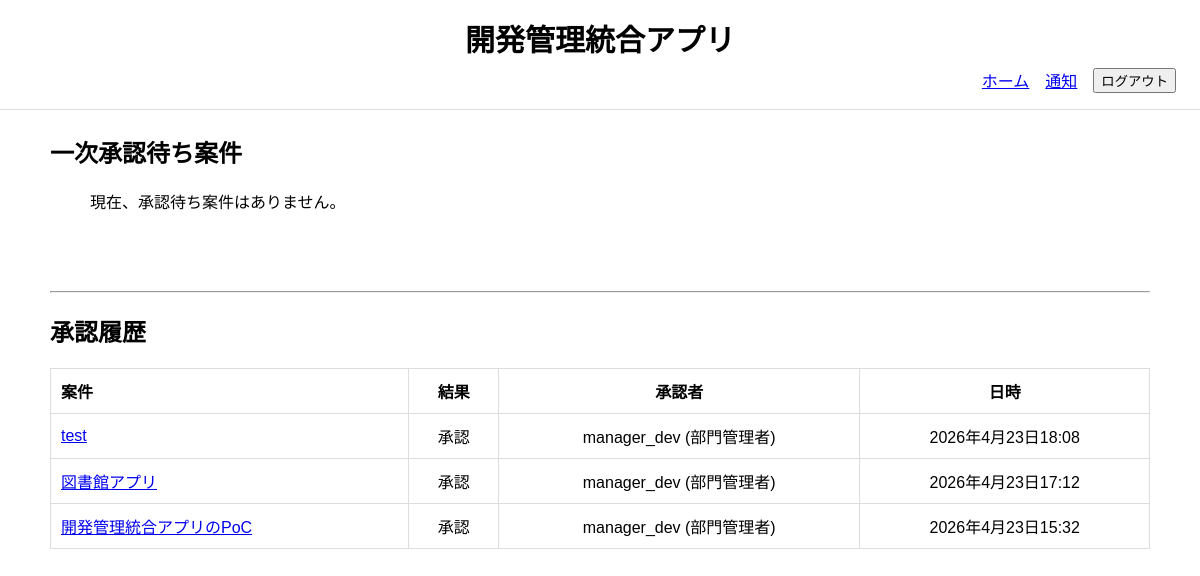
The page /department/approvals/ (signed in) on the database its author committed.
### project_management_app/models.py (models this page shows, shortened)
class Approval(models.Model):
    class Examination(models.TextChoices):
        APPROVED = "approved", "承認"
        REJECTED = "rejected", "却下"
    class ApprovalLevel(models.TextChoices):
        DEPARTMENT = "department", "部門承認"
        HQ = "hq", "本部承認"
    project = models.ForeignKey(
        Project,
        verbose_name="案件",
        on_delete=models.CASCADE,
        related_name="approvals",
    )
    approver = models.ForeignKey(
        CustomUser,
        verbose_name="承認者",
        on_delete=models.PROTECT,
        related_name="approvals",
    )
    level = models.CharField(
        "承認段階",
        max_length=20,
        choices=ApprovalLevel.choices,
    )
    examination = models.CharField(
        "審査",
        max_length=20,
        choices=Examination.choices,
    )
    comment = models.TextField("コメント", null=True, blank=True)
    examined_at = models.DateTimeField("審査日時", default=timezone.now)
    class Meta:
        verbose_name = "承認履歴"
        verbose_name_plural = "承認履歴"
        ordering = ["examined_at"]
        constraints = [
            models.UniqueConstraint(
                fields=["project", "level"],
                name="unique_approval_per_project_level"
            )
        ]

class Project(models.Model):
    class Status(models.TextChoices):
        DRAFT = "draft", "下書き"
        PENDING_MANAGER = "pending_manager", "部門承認待ち"
        PENDING_HQ = "pending_hq", "本部承認待ち"
        APPROVED = "approved", "承認済"
        IN_PROGRESS = "in_progress", "進行中"
        COMPLETED = "completed", "完了"
        REJECTED = "rejected", "却下"
    name = models.CharField("案件名", max_length=200)
    description = models.TextField("目的・概要")
    applicant = models.ForeignKey(
        CustomUser,
        verbose_name="案件担当者",
        on_delete=models.SET_NULL,
        null=True,
        blank=True,
        related_name="applied_projects"
    )
    department = models.ForeignKey(
        Department,
        verbose_name="担当部門",
        on_delete=models.PROTECT,
        related_name="projects",
    )
    estimated_budget = models.DecimalField(
        "予算額", max_digits=12, decimal_places=0
        )
    is_budget_notified = models.BooleanField(default=False)
    progress_rate = models.PositiveIntegerField(
        "全体進捗率",
        default=0,
        validators=[MinValueValidator(0), MaxValueValidator(100)]
    )
    status = models.CharField(
        "ステータス",
        max_length=30,
        choices=Status.choices,
        default=Status.DRAFT
    )
    submitted_at = models.DateField("申請日", null=True, blank=True)
    start_date = models.DateField("開始日", null=True, blank=True)
    due_date = models.DateField("期限", null=True, blank=True)
    approved_at = models.DateField("最終承認日", null=True, blank=True)
    completed_at = models.DateField("完了日", null=True, blank=True)
    created_at = models.DateTimeField("作成日時", auto_now_add=True)
    updated_at = models.DateTimeField("更新日時", auto_now=True)
    class Meta:
        verbose_name = "案件"
        verbose_name_plural = "案件"
        ordering = ["-created_at"]

class CustomUser(AbstractUser):
    class Role(models.TextChoices):
        MEMBER = "member", "タスク担当者"
        APPLICANT = "applicant", "申請者"
        MANAGER = "manager", "部門管理者"
        HQ = "hq", "本部管理者"
    department = models.ForeignKey(
        Department,
        verbose_name="所属部門",
        on_delete=models.PROTECT,
        related_name="users",
        null=True,
        blank=True
    )
    role = models.CharField(
        "ロール",
        max_length=30,
        choices=Role.choices,
        default=Role.APPLICANT
    )
    class Meta:
        verbose_name = "ユーザー"
        verbose_name_plural = "ユーザー"
    def __str__(self):
        return f"{self.username} ({self.get_role_display()})"

### project_management_app/views.py (the view)
# urls.py: path("department/approvals/", DepartmentApprovalListView.as_view(), name="department_approval_list"),
class DepartmentApprovalListView(LoginRequiredMixin, ListView):
    model = Project
    template_name = "project_management_app/department_approval_list.html"
    def get_context_data(self, **kwargs):
        context = super().get_context_data(**kwargs)
        department = self.request.user.department
        context["pending_projects"] = Project.objects.filter(
            department=department,
            status=Project.Status.PENDING_MANAGER
        ).select_related(
            "applicant", "department"
        ).order_by("-created_at")
        context["approval_histories"] = Approval.objects.filter(
            project__department=department,
            level=Approval.ApprovalLevel.DEPARTMENT
        ).select_related(
            "project", "approver"
        ).order_by("-examined_at")[:20]  # 最新20件
        return context

### project_management_app/context_processors.py (called while the page is built)
def notification_count(request):
    if request.user.is_authenticated:
        count = Notification.objects.filter(
            recipient=request.user,
            is_read=False
        ).count()
    else:
        count = 0
    return {
        "unread_notification_count": count
    }

def pending_approval_count(request):
    if request.user.is_authenticated:
        if request.user.role == "manager":
            count = Project.objects.filter(
                department=request.user.department,
                status=Project.Status.PENDING_MANAGER
            ).count()
        elif request.user.role == "hq":
            count = Project.objects.filter(
                status=Project.Status.PENDING_HQ
            ).count()
        else:
            count = 0
    else:
        count = 0
    return {
        "pending_approval_count": count
    }

### project_management_app/templates/project_management_app/department_approval_list.html (shortened to what this page needs)
{% extends "project_management_app/base.html" %}
{% block content %}
<h2>一次承認待ち案件</h2>
<ul>
    {% for project in pending_projects %}
        <li>
            <a href="{% url 'project_detail' project.pk %}">
                『{{ project.name }}』
            </a>
            - {{ project.department }} - {{ project.applicant.username }}
            <a href="{% url 'department_approval' project.pk %}">
                承認
            </a>
        </li>
    {% empty %}
        現在、承認待ち案件はありません。
    {% endfor %}
</ul>
<br><br><br>
<hr>
<h2>承認履歴</h2>
<table>
    <tr>
        <th>案件</th>
        <th>結果</th>
        <th>承認者</th>
        <th>日時</th>
    </tr>
    {% for a in approval_histories %}
    <tr>
        <td>
            <a href="{% url 'project_detail' a.project.pk %}">
                {{ a.project.name }}
            </a>
        </td>
        <td>
            {% if a.examination == a.Examination.APPROVED %}
                承認
            {% else %}
                却下
            {% endif %}
        </td>
        <td>{{ a.approver }}</td>
        <td>{{ a.examined_at }}</td>
    </tr>
    {% endfor %}
</table>
{% endblock %}

### project_management_app/static/project_management_app/base.css (style rules this page uses)
body { font-family: sans-serif; margin: 0; }
table { width: 100%; border-collapse: collapse; }
th, td { text-align: center; vertical-align: middle; padding: 10px; border: 1px solid #ddd; }
th:first-child, td:first-child { text-align: left; }

### rows shown on the page
Approval: project.name "test", examination "承認", approver "manager_dev (部門管理者)", examined_at "2026年4月23日18:08"
Approval: project.name "図書館アプリ", examination "承認", approver "manager_dev (部門管理者)", examined_at "2026年4月23日17:12"
Approval: project.name "開発管理統合アプリのPoC", examination "承認", approver "manager_dev (部門管理者)", examined_at "2026年4月23日15:32"
